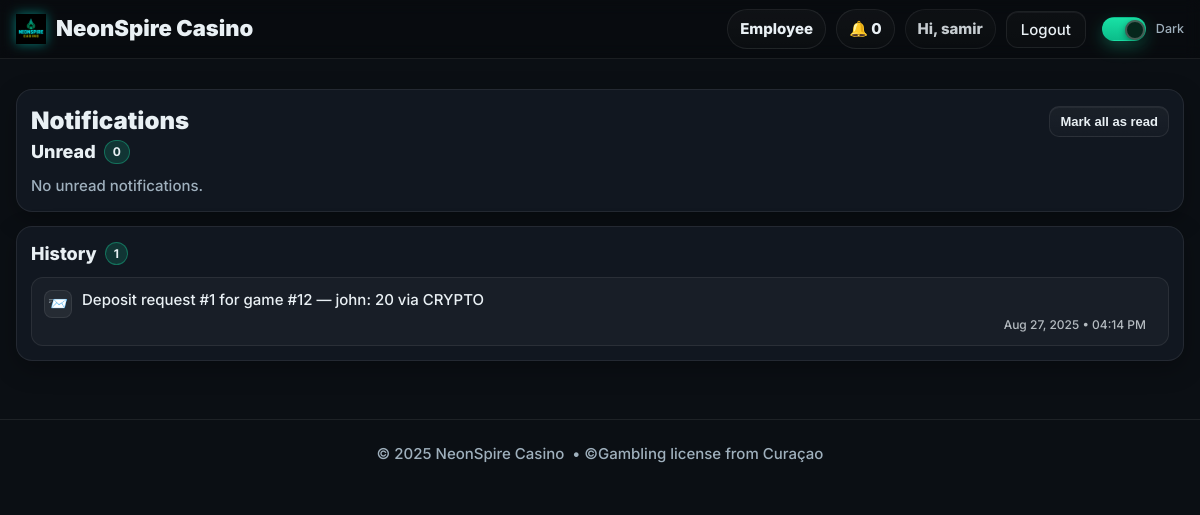
Page /notifications/ (signed in) on the earlier database version.
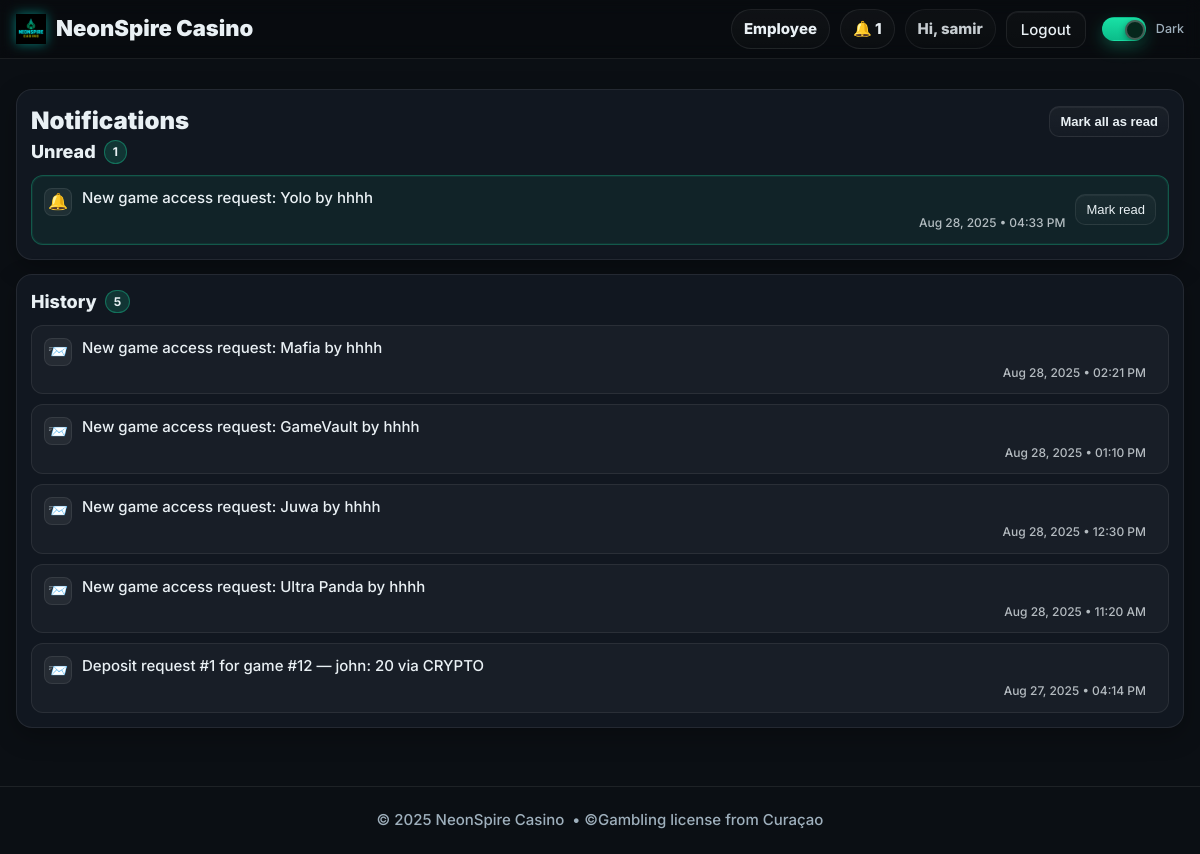
Same page on the later database version.
### models.py (models this page shows, shortened)
class User(db.Model, UserMixin):
    __tablename__ = "users"
    id = db.Column(db.Integer, primary_key=True)
    name = db.Column(db.String(120), nullable=False)
    email = db.Column(db.String(255), unique=True, nullable=False, index=True)
    mobile = db.Column(db.String(24), nullable=True, index=True)  # E.164 (e.g. +15551234567)
    password_hash = db.Column(db.String(255), nullable=False)
    role = db.Column(db.String(20), nullable=False, default="PLAYER")  # PLAYER | EMPLOYEE | ADMIN
    email_verified = db.Column(db.Boolean, default=False, index=True)
    email_verified_at = db.Column(db.DateTime, nullable=True)
    promo_seen = db.Column(db.Boolean, default=False, index=True)  # show promos once after first login
    created_at = db.Column(db.DateTime, default=datetime.utcnow)

class Notification(db.Model):
    __tablename__ = "notifications"
    id = db.Column(db.Integer, primary_key=True)
    user_id = db.Column(db.Integer, db.ForeignKey("users.id"), nullable=False, index=True)
    message = db.Column(db.String(300), nullable=False)
    is_read = db.Column(db.Boolean, default=False, index=True)
    created_at = db.Column(db.DateTime, default=datetime.utcnow, index=True)

### notifications.py (the view)
@notify_bp.get("/")
@login_required
def list_notifications():
    unread = (Notification.query
              .filter_by(user_id=current_user.id, is_read=False)
              .order_by(Notification.created_at.desc())
              .all())
    history = (Notification.query
               .filter_by(user_id=current_user.id, is_read=True)
               .order_by(Notification.created_at.desc())
               .limit(50)
               .all())
    return render_template("notifications.html",
                           page_title="Notifications",
                           unread=unread, history=history)

### notifications.py (called while the page is built)
@notify_bp.before_request
def _guard():
    if not current_user.is_authenticated:
        return redirect(url_for("auth.login_get"))

### templates/notifications.html (shortened to what this page needs)
{% extends "base.html" %}
{% block content %}
<div class="shell n-page" style="margin-top:8px">
  <div class="panel">
    <div class="n-header">
      <div class="n-title">Notifications</div>
      <form method="post" action="{{ url_for('notifybp.mark_all_read') }}">
        <button class="btn btn-mini pill" type="submit" title="Mark all unread as read">Mark all as read</button>
      </form>
    </div>
    <div class="n-section-head">
      <div class="n-section-title">Unread</div>
      <span class="n-count">{{ unread|length if unread else 0 }}</span>
    </div>
    {% if unread %}
      <div class="n-list">
        {% for n in unread %}
          <div class="n-card n-card--unread">
            <div class="n-icon" aria-hidden="true">🔔</div>
            <div class="n-body">
              <div class="n-text">{{ n.message }}</div>
              {% if n.created_at %}
              <div class="n-meta">
                {{ n.created_at.strftime('%b %d, %Y • %I:%M %p') }}
              </div>
              {% endif %}
            </div>
            <div class="n-action">
              <form method="post" action="{{ url_for('notifybp.mark_read', note_id=n.id) }}">
                <button class="btn btn-mini" type="submit">Mark read</button>
              </form>
            </div>
          </div>
        {% endfor %}
      </div>
    {% else %}
      <div class="muted" style="margin-top:6px">No unread notifications.</div>
    {% endif %}
  </div>
  <div class="panel">
    <div class="n-section-head">
      <div class="n-section-title">History</div>
      <span class="n-count">{{ history|length if history else 0 }}</span>
    </div>
    {% if history %}
      <div class="n-list">
        {% for n in history %}
          <div class="n-card">
            <div class="n-icon" aria-hidden="true">📨</div>
            <div class="n-body">
              <div class="n-text">{{ n.message }}</div>
              {% if n.created_at %}
              <div class="n-meta">
                {{ n.created_at.strftime('%b %d, %Y • %I:%M %p') }}
              </div>
              {% endif %}
            </div>
          </div>
        {% endfor %}
      </div>
    {% else %}
      <div class="muted" style="margin-top:6px">No previous notifications.</div>
    {% endif %}
  </div>
</div>
{% endblock %}

### templates/base.html (shortened to what this page needs)
<!DOCTYPE html>
<html lang="en" data-theme="dark">
<head>
  <link rel="stylesheet" href="{{ url_for('static', filename='css/styles.css') }}?v=dm2">
</head>
<body>
  <header class="nav" style="position:sticky;top:0;z-index:50;background:rgba(0,0,0,.25);backdrop-filter:blur(8px);border-bottom:1px solid var(--stroke)">
    <div class="shell nav-inner" style="display:flex;align-items:center;justify-content:space-between;height:58px">
      <a href="{{ url_for('short_bp.lob_short') }}" class="brand" aria-label="NeonSpire Casino">
        <img class="brand-logo" src="{{ url_for('static', filename='img/logo.png') }}" alt="NeonSpire Casino">
        <span class="brand-text">NeonSpire Casino</span>
      </a>
      <nav class="nav-links" style="display:flex;align-items:center;gap:10px">
        {% if current_user.is_authenticated %}
          {% if current_user.role == 'ADMIN' %}
            <a class="pill" href="{{ url_for('adminbp.admin_home') }}">Admin</a>
          {% elif current_user.role == 'EMPLOYEE' %}
            <a class="pill" href="{{ url_for('employeebp.employee_home') }}">Employee</a>
          {% else %}
            <a class="pill" href="{{ url_for('short_bp.log_short') }}">My Logins</a>
          {% endif %}
          <a class="pill" href="{{ url_for('notifybp.list_notifications') }}">🔔 {{ unread_count or 0 }}</a>
          <span class="pill" style="pointer-events:none;opacity:.85">
            Hi, {{ current_user.name.split(' ')[0] if current_user.name else 'Player' }}
          </span>
          <a class="btn btn-ghost" href="{{ url_for('auth.logout') }}">Logout</a>
        {% else %}
          <a class="pill" href="{{ url_for('auth.login_get') }}">Login</a>
          <a class="btn btn-primary" href="{{ url_for('short_bp.reg_short') }}">Register</a>
        {% endif %}
        <label class="toggle" style="margin-left:6px">
          <span class="track"><span class="knob"></span></span>
          <span class="label">Dark</span>
        </label>
      </nav>
    </div>
  </header>
  <main style="padding-top:18px;padding-bottom:20px">
    {% block content %}{% endblock %}
  </main>
  <footer class="shell footer"
          style="height:68px;border-top:1px solid var(--stroke);margin-top:24px;
                 display:flex;align-items:center;justify-content:center;">
    © {{ 2025 }} NeonSpire Casino &nbsp;•&nbsp;
    <span class="muted">©Gambling license from Curaçao </span>
  </footer>
</body>
</html>

### templates/base.html (style rules this page uses)
.brand { display:flex; gap:10px; align-items:center; text-decoration:none; color:inherit; font-weight:900; font-size:22px }
.brand-logo { height:30px; width:auto; display:block; filter: drop-shadow(0 0 6px rgba(0,255,233,.45)); }

Differences in the rows shown:
added Notification: message "New game access request: Yolo by hhhh", created_at "Aug 28, 2025 • 04:33 PM"
added Notification: message "New game access request: Mafia by hhhh", created_at "Aug 28, 2025 • 02:21 PM"
added Notification: message "New game access request: GameVault by hhhh", created_at "Aug 28, 2025 • 01:10 PM"
added Notification: message "New game access request: Juwa by hhhh", created_at "Aug 28, 2025 • 12:30 PM"
added Notification: message "New game access request: Ultra Panda by hhhh", created_at "Aug 28, 2025 • 11:20 AM"
Other differences:
{{ unread_count or 0 }}: "0" → "1"
{{ unread|length if unread else 0 }}: "0" → "1"
{{ history|length if history else 0 }}: "1" → "5"
text no longer shown: "No unread notifications."
